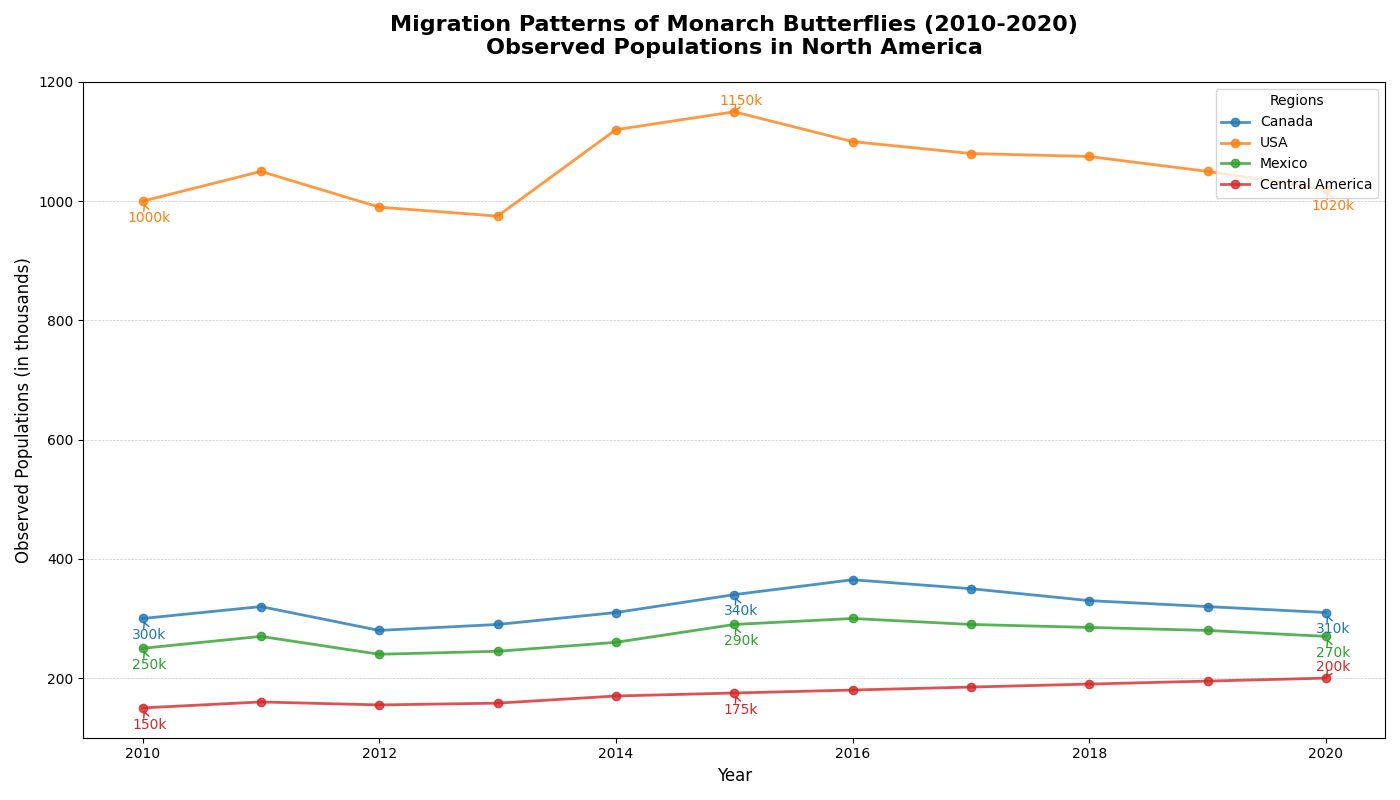

The script that drew this image:
import matplotlib.pyplot as plt
import numpy as np

# Data: Monarch Butterfly populations observed at different points in North America
years = np.arange(2010, 2021)
populations = {
    'Canada': [300, 320, 280, 290, 310, 340, 365, 350, 330, 320, 310],
    'USA': [1000, 1050, 990, 975, 1120, 1150, 1100, 1080, 1075, 1050, 1020],
    'Mexico': [250, 270, 240, 245, 260, 290, 300, 290, 285, 280, 270],
    'Central America': [150, 160, 155, 158, 170, 175, 180, 185, 190, 195, 200]  # Added data series
}

plt.figure(figsize=(14, 8))

# Colors for each region line
colors = ['#1f77b4', '#ff7f0e', '#2ca02c', '#d62728']  # Added color for new series

# Plot data with annotations for each region
for (region, pops), color in zip(populations.items(), colors):
    plt.plot(years, pops, '-o', label=region, color=color, linewidth=2, markersize=6, alpha=0.8)
    
    midpoint_index = len(years) // 2
    key_points = [(years[0], pops[0]), (years[midpoint_index], pops[midpoint_index]), (years[-1], pops[-1])]
    for (year, pop) in key_points:
        plt.annotate(f'{pop}k', xy=(year, pop), xytext=(5, -15 if pop < max(pops) else 5), 
                     textcoords='offset points', arrowprops=dict(arrowstyle='->', color=color), 
                     fontsize=10, color=color, ha='center')

plt.title('Migration Patterns of Monarch Butterflies (2010-2020)\nObserved Populations in North America', 
          fontsize=16, fontweight='bold', pad=20)
plt.xlabel('Year', fontsize=12)
plt.ylabel('Observed Populations (in thousands)', fontsize=12)

plt.legend(title='Regions', loc='upper right', fontsize=10)
plt.grid(True, which='both', axis='y', linestyle='--', linewidth=0.5, alpha=0.7)
plt.tight_layout()

plt.show()
